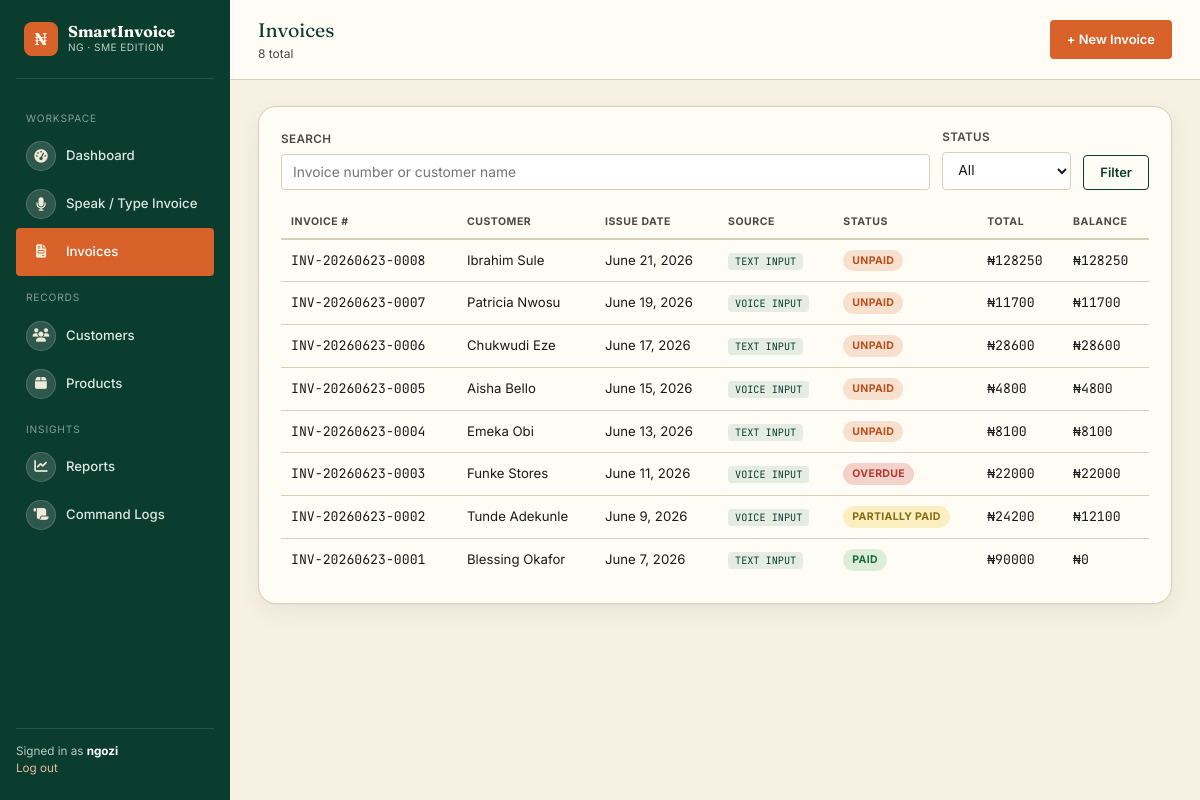
Before: /invoices/ (signed in) with the older database file.
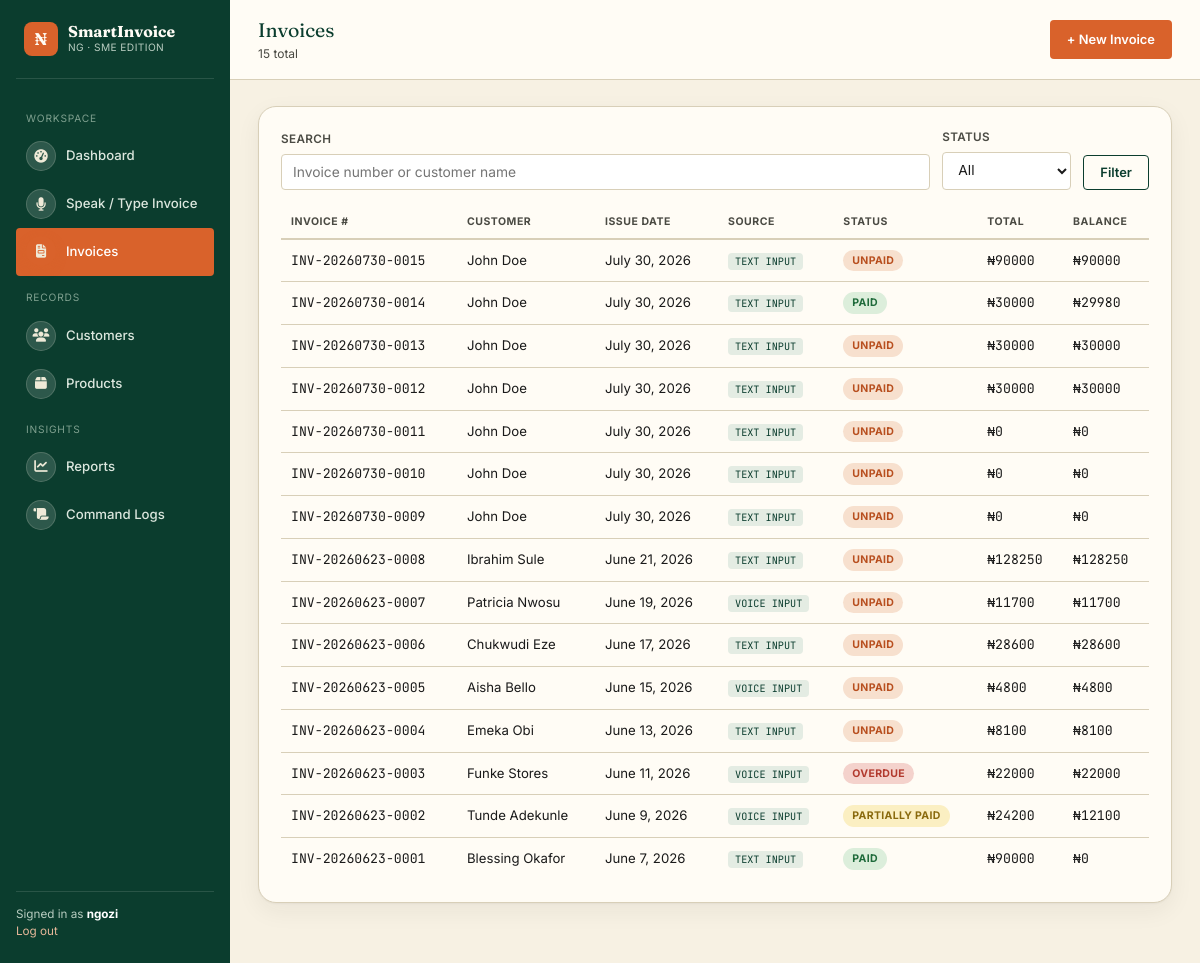
After: the same page with the newer database file.
### invoices/models.py (models this page shows, shortened)
class Invoice(models.Model):
    STATUS_CHOICES = [
        ("DRAFT", "Draft"),
        ("UNPAID", "Unpaid"),
        ("PARTIALLY_PAID", "Partially Paid"),
        ("PAID", "Paid"),
        ("OVERDUE", "Overdue"),
        ("CANCELLED", "Cancelled"),
    ]
    SOURCE_CHOICES = [
        ("TEXT", "Text Input"),
        ("VOICE", "Voice Input"),
        ("MANUAL", "Manual Form"),
    ]
    invoice_id = models.UUIDField(default=uuid.uuid4, editable=False, unique=True)
    invoice_number = models.CharField(max_length=30, unique=True, blank=True)
    business = models.ForeignKey(Business, on_delete=models.CASCADE, related_name="invoices")
    customer = models.ForeignKey(Customer, on_delete=models.CASCADE, related_name="invoices")
    issue_date = models.DateField(default=timezone.now)
    due_date = models.DateField(null=True, blank=True)
    status = models.CharField(max_length=20, choices=STATUS_CHOICES, default="UNPAID")
    source = models.CharField(max_length=10, choices=SOURCE_CHOICES, default="TEXT")
    raw_command_text = models.TextField(
        blank=True, help_text="The original text or transcribed voice command used to create this invoice."
    )
    notes = models.TextField(blank=True)
    discount = models.DecimalField(max_digits=12, decimal_places=2, default=0)
    tax_percent = models.DecimalField(max_digits=5, decimal_places=2, default=0)
    created_by = models.ForeignKey(User, on_delete=models.SET_NULL, null=True, related_name="invoices_created")
    created_at = models.DateTimeField(auto_now_add=True)
    updated_at = models.DateTimeField(auto_now=True)
    class Meta:
        ordering = ["-created_at"]
    @property
    def subtotal(self):
        return sum((item.line_total for item in self.items.all()), Decimal("0"))
    @property
    def tax_amount(self):
        return (self.subtotal - Decimal(self.discount)) * (Decimal(self.tax_percent) / Decimal("100"))
    @property
    def total_amount(self):
        return (self.subtotal - Decimal(self.discount)) + self.tax_amount
    @property
    def amount_paid(self):
        return sum((p.amount for p in self.payments.all()), Decimal("0"))
    @property
    def balance_due(self):
        return self.total_amount - self.amount_paid

class Customer(models.Model):
    business = models.ForeignKey(Business, on_delete=models.CASCADE, related_name="customers")
    name = models.CharField(max_length=150)
    phone_number = models.CharField(max_length=20, blank=True)
    email = models.EmailField(blank=True)
    address = models.CharField(max_length=255, blank=True)
    created_at = models.DateTimeField(auto_now_add=True)
    class Meta:
        ordering = ["name"]

class InvoiceItem(models.Model):
    invoice = models.ForeignKey(Invoice, on_delete=models.CASCADE, related_name="items")
    product = models.ForeignKey(Product, on_delete=models.SET_NULL, null=True, blank=True)
    description = models.CharField(max_length=150)
    quantity = models.DecimalField(max_digits=10, decimal_places=2, default=1)
    unit_price = models.DecimalField(max_digits=12, decimal_places=2)
    @property
    def line_total(self):
        return self.quantity * self.unit_price

class Payment(models.Model):
    METHOD_CHOICES = [
        ("CASH", "Cash"),
        ("BANK_TRANSFER", "Bank Transfer"),
        ("POS", "POS / Card"),
        ("MOBILE_MONEY", "Mobile Money"),
        ("OTHER", "Other"),
    ]
    invoice = models.ForeignKey(Invoice, on_delete=models.CASCADE, related_name="payments")
    amount = models.DecimalField(max_digits=12, decimal_places=2)
    method = models.CharField(max_length=20, choices=METHOD_CHOICES, default="CASH")
    reference = models.CharField(max_length=100, blank=True)
    payment_date = models.DateField(default=timezone.now)
    recorded_by = models.ForeignKey(User, on_delete=models.SET_NULL, null=True)
    created_at = models.DateTimeField(auto_now_add=True)

### invoices/views.py (the view)
# urls.py: path("invoices/", views.invoice_list, name="invoice_list"),
@login_required
def invoice_list(request):
    business = _get_business(request)
    invoices = Invoice.objects.filter(business=business)
    status = request.GET.get("status")
    query = request.GET.get("q")
    if status:
        invoices = invoices.filter(status=status)
    if query:
        invoices = invoices.filter(
            Q(invoice_number__icontains=query) | Q(customer__name__icontains=query)
        )
    return render(
        request,
        "invoices/invoice_list.html",
        {"invoices": invoices, "status_choices": Invoice.STATUS_CHOICES, "status": status, "query": query or ""},
    )

### invoices/views.py (called while the page is built)
def _get_business(request):
    return get_object_or_404(Business, owner=request.user)

### invoices/templates/invoices/invoice_list.html (shortened to what this page needs)
{% extends "invoices/base.html" %}
{% block page_title %}Invoices{% endblock %}
{% block page_sub %}{{ invoices.count }} total{% endblock %}
{% block topbar_action %}
<a href="{% url 'create_invoice_smart' %}" class="btn btn-primary">+ New Invoice</a>
{% endblock %}
{% block content %}
<div class="card">
  <form method="get" class="flex gap-12 mb-16" style="align-items:flex-end;">
    <div class="field" style="flex:1; margin-bottom:0;">
      <label>Search</label>
      <input type="text" name="q" value="{{ query }}" placeholder="Invoice number or customer name">
    </div>
    <div class="field" style="margin-bottom:0;">
      <label>Status</label>
      <select name="status">
        <option value="">All</option>
      </select>
    </div>
    <button type="submit" class="btn btn-outline">Filter</button>
  </form>
  {% if invoices %}
  <table>
    <thead><tr><th>Invoice #</th><th>Customer</th><th>Issue Date</th><th>Source</th><th>Status</th><th>Total</th><th>Balance</th></tr></thead>
    <tbody>
      {% for inv in invoices %}
      <tr onclick="window.location='{% url 'invoice_detail' inv.pk %}'" style="cursor:pointer;">
        <td class="mono">{{ inv.invoice_number }}</td>
        <td>{{ inv.customer.name }}</td>
        <td>{{ inv.issue_date }}</td>
        <td><span class="source-tag">{{ inv.get_source_display }}</span></td>
        <td><span class="badge badge-{{ inv.status|lower }}">{{ inv.get_status_display }}</span></td>
        <td class="mono">&#8358;{{ inv.total_amount|floatformat:0 }}</td>
        <td class="mono">&#8358;{{ inv.balance_due|floatformat:0 }}</td>
      </tr>
      {% endfor %}
    </tbody>
  </table>
  {% else %}
  <div class="empty-state">
    <div class="icon">&#128196;</div>
    <p>No invoices match your filters.</p>
  </div>
  {% endif %}
</div>
{% endblock %}

### invoices/templates/invoices/base.html (shortened to what this page needs)
{% load static %}
<!DOCTYPE html>
<html lang="en">
<head>
  <link rel="stylesheet" href="{% static 'invoices/css/style.css' %}">
  <link rel="stylesheet" href="https://cdnjs.cloudflare.com/ajax/libs/font-awesome/6.5.2/css/all.min.css">
</head>
<body>
  {% if user.is_authenticated %}
  <div class="app-shell">
    <aside class="sidebar">
      <div class="brand">
        <div class="brand-mark">₦</div>
        <div>
          <div class="brand-name">SmartInvoice</div>
          <div class="brand-sub">NG &middot; SME Edition</div>
        </div>
      </div>
      <div class="nav-section-label">Workspace</div>
      <a href="{% url 'dashboard' %}" class="nav-link {% if request.resolver_match.url_name == 'dashboard' %}active{% endif %}">
        <span class="nav-icon"><i class="fa-solid fa-gauge-high" aria-hidden="true"></i></span> Dashboard
      </a>
      <a href="{% url 'create_invoice_smart' %}" class="nav-link {% if request.resolver_match.url_name == 'create_invoice_smart' %}active{% endif %}">
        <span class="nav-icon"><i class="fa-solid fa-microphone" aria-hidden="true"></i></span> Speak / Type Invoice
      </a>
      <a href="{% url 'invoice_list' %}" class="nav-link {% if request.resolver_match.url_name == 'invoice_list' or request.resolver_match.url_name == 'invoice_detail' %}active{% endif %}">
        <span class="nav-icon"><i class="fa-solid fa-file-invoice" aria-hidden="true"></i></span> Invoices
      </a>
      <div class="nav-section-label">Records</div>
      <a href="{% url 'customer_list' %}" class="nav-link {% if request.resolver_match.url_name == 'customer_list' %}active{% endif %}">
        <span class="nav-icon"><i class="fa-solid fa-users" aria-hidden="true"></i></span> Customers
      </a>
      <a href="{% url 'product_list' %}" class="nav-link {% if request.resolver_match.url_name == 'product_list' %}active{% endif %}">
        <span class="nav-icon"><i class="fa-solid fa-box" aria-hidden="true"></i></span> Products
      </a>
      <div class="nav-section-label">Insights</div>
      <a href="{% url 'reports' %}" class="nav-link {% if request.resolver_match.url_name == 'reports' %}active{% endif %}">
        <span class="nav-icon"><i class="fa-solid fa-chart-line" aria-hidden="true"></i></span> Reports
      </a>
      <a href="{% url 'command_log_list' %}" class="nav-link {% if request.resolver_match.url_name == 'command_log_list' %}active{% endif %}">
        <span class="nav-icon"><i class="fa-solid fa-scroll" aria-hidden="true"></i></span> Command Logs
      </a>
      <div class="sidebar-footer">
        Signed in as <strong style="color:#fff">{{ request.user.username }}</strong><br>
        <a href="{% url 'logout' %}" style="color:#E7B89A;">Log out</a>
      </div>
    </aside>
    <div class="main-area">
      <div class="topbar">
        <div>
          <div class="topbar-title">{% block page_title %}Dashboard{% endblock %}</div>
          <div class="topbar-sub">{% block page_sub %}{% endblock %}</div>
        </div>
        <div>{% block topbar_action %}{% endblock %}</div>
      </div>
      <div class="content">
        {% block content %}{% endblock %}
      </div>
    </div>
  </div>
  {% else %}
    {% block auth_content %}{% endblock %}
  {% endif %}
</body>
</html>

Changed rows visible on the page:
added Invoice: invoice_number "INV-20260730-0015", customer.name "John Doe", issue_date "July 30, 2026", source "TEXT INPUT", status "UNPAID", total_amount "90000", balance_due "90000"
added Invoice: invoice_number "INV-20260730-0014", customer.name "John Doe", issue_date "July 30, 2026", source "TEXT INPUT", status "PAID", total_amount "30000", balance_due "29980"
added Invoice: invoice_number "INV-20260730-0013", customer.name "John Doe", issue_date "July 30, 2026", source "TEXT INPUT", status "UNPAID", total_amount "30000", balance_due "30000"
added Invoice: invoice_number "INV-20260730-0012", customer.name "John Doe", issue_date "July 30, 2026", source "TEXT INPUT", status "UNPAID", total_amount "30000", balance_due "30000"
added Invoice: invoice_number "INV-20260730-0011", customer.name "John Doe", issue_date "July 30, 2026", source "TEXT INPUT", status "UNPAID", total_amount "0", balance_due "0"
added Invoice: invoice_number "INV-20260730-0010", customer.name "John Doe", issue_date "July 30, 2026", source "TEXT INPUT", status "UNPAID", total_amount "0", balance_due "0"
added Invoice: invoice_number "INV-20260730-0009", customer.name "John Doe", issue_date "July 30, 2026", source "TEXT INPUT", status "UNPAID", total_amount "0", balance_due "0"
Other visible differences:
{{ invoices.count }}: "8" → "15"
